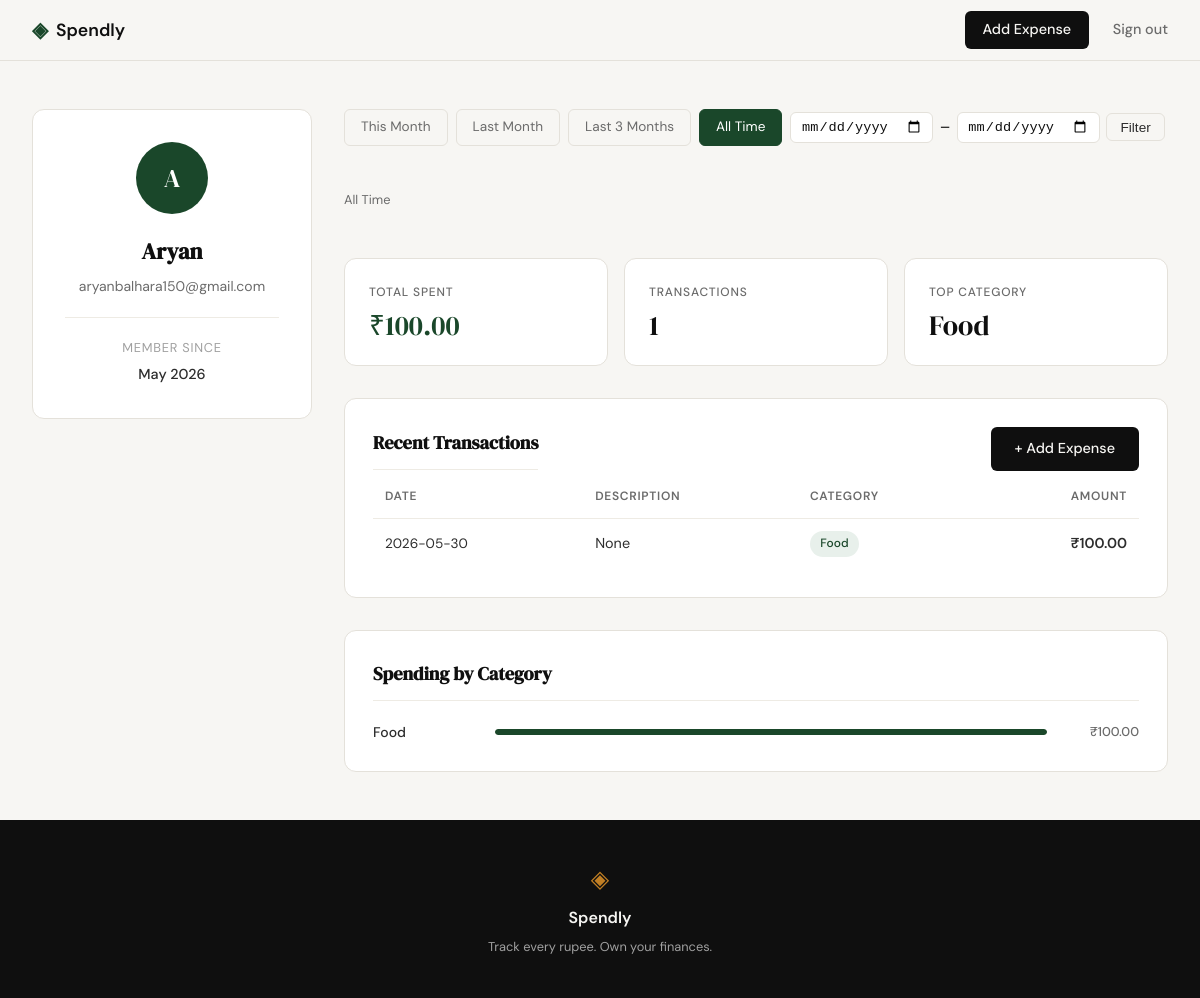
The app's page /profile (signed in) with its own data.
### tables this page shows
CREATE TABLE users (
            id            INTEGER PRIMARY KEY AUTOINCREMENT,
            name          TEXT NOT NULL,
            email         TEXT NOT NULL UNIQUE,
            password_hash TEXT NOT NULL,
            created_at    TEXT NOT NULL DEFAULT (datetime('now'))
        );

CREATE TABLE expenses (
            id          INTEGER PRIMARY KEY AUTOINCREMENT,
            user_id     INTEGER NOT NULL REFERENCES users(id),
            amount      REAL NOT NULL,
            category    TEXT NOT NULL,
            date        TEXT NOT NULL,
            description TEXT,
            created_at  TEXT NOT NULL DEFAULT (datetime('now'))
        );

### app.py (the view)
@app.route("/profile")
def profile():
    if not session.get("user_id"):
        return redirect(url_for("login"))
    user_row = get_user_by_id(session["user_id"])
    if user_row is None:
        abort(404)
    words = user_row["name"].split()
    initials = "".join(w[0].upper() for w in words[:2])
    dt = datetime.strptime(user_row["created_at"][:10], "%Y-%m-%d")
    member_since = dt.strftime("%B %Y")
    user = {
        "name": user_row["name"],
        "email": user_row["email"],
        "member_since": member_since,
        "initials": initials,
    }
    preset, start_date, end_date, filter_label = _resolve_date_range(
        request.args.get("preset", "all-time"),
        request.args.get("start", ""),
        request.args.get("end", ""),
    )
    stats        = get_expense_stats(session["user_id"], start_date, end_date)
    transactions = get_recent_transactions(session["user_id"], start_date=start_date, end_date=end_date)
    categories   = get_category_breakdown(session["user_id"], start_date, end_date)
    return render_template("profile.html", user=user, stats=stats,
                           transactions=transactions, categories=categories,
                           active_preset=preset, start_date=start_date,
                           end_date=end_date, filter_label=filter_label)

### app.py (called while the page is built, shortened)
def _resolve_date_range(preset, start_str="", end_str=""):
    today = date.today()
    if preset == "this-month":
        start = today.replace(day=1).isoformat()
        end = today.isoformat()
        label = today.strftime("%B %Y")
    elif preset == "last-month":
        last_prev = today.replace(day=1) - timedelta(days=1)
        start = last_prev.replace(day=1).isoformat()
        end = last_prev.isoformat()
        label = last_prev.strftime("%B %Y")
    elif preset == "last-3-months":
        three_months_ago = today - timedelta(days=90)
        start = three_months_ago.isoformat()
        end = today.isoformat()
        label = f"{three_months_ago.strftime('%d %b')} – {today.strftime('%d %b %Y')}"
    else:
        preset, start, end, label = "all-time", None, None, "All Time"
    return preset, start, end, label

### database/db.py (called while the page is built)
def get_db():
    conn = sqlite3.connect(DB_PATH)
    conn.row_factory = sqlite3.Row
    conn.execute("PRAGMA foreign_keys = ON")
    return conn

def get_user_by_id(user_id):
    conn = get_db()
    user = conn.execute(
        "SELECT * FROM users WHERE id = ?", (user_id,)
    ).fetchone()
    conn.close()
    return user

def get_expense_stats(user_id, start_date=None, end_date=None):
    conn = get_db()
    date_clause = ""
    p1 = [user_id]
    if start_date and end_date:
        date_clause = " AND date BETWEEN ? AND ?"
        p1 += [start_date, end_date]
    row = conn.execute(
        "SELECT SUM(amount) AS total, COUNT(*) AS cnt FROM expenses WHERE user_id = ?" + date_clause,
        p1
    ).fetchone()
    top = conn.execute(
        "SELECT category, SUM(amount) AS s FROM expenses"
        " WHERE user_id = ?" + date_clause + " GROUP BY category ORDER BY s DESC LIMIT 1",
        p1
    ).fetchone()
    conn.close()
    total = row["total"] or 0.0
    return {
        "total_spent": f"₹{total:,.2f}",
        "transaction_count": row["cnt"],
        "top_category": top["category"] if top else "—",
    }

### templates/profile.html (shortened to what this page needs)
{% extends "base.html" %}
{% block head %}
<link rel="stylesheet" href="{{ url_for('static', filename='css/profile.css') }}">
{% endblock %}
{% block content %}
<section class="profile-section">
    <div class="profile-layout">
        <aside class="info-card">
            <div class="avatar">{{ user.initials }}</div>
            <h1 class="info-name">{{ user.name }}</h1>
            <p class="info-email">{{ user.email }}</p>
            <hr class="info-divider">
            <p class="info-meta">Member since</p>
            <p class="info-value">{{ user.member_since }}</p>
        </aside>
        <div class="profile-right">
            <div class="filter-bar">
                <a href="{{ url_for('profile', preset='this-month') }}"
                   class="filter-btn {% if active_preset == 'this-month' %}filter-btn--active{% endif %}">This Month</a>
                <a href="{{ url_for('profile', preset='last-month') }}"
                   class="filter-btn {% if active_preset == 'last-month' %}filter-btn--active{% endif %}">Last Month</a>
                <a href="{{ url_for('profile', preset='last-3-months') }}"
                   class="filter-btn {% if active_preset == 'last-3-months' %}filter-btn--active{% endif %}">Last 3 Months</a>
                <a href="{{ url_for('profile', preset='all-time') }}"
                   class="filter-btn {% if active_preset == 'all-time' %}filter-btn--active{% endif %}">All Time</a>
                <form class="filter-custom" method="get" action="{{ url_for('profile') }}">
                    <input type="date" name="start" value="{{ start_date or '' }}">
                    <span>–</span>
                    <input type="date" name="end" value="{{ end_date or '' }}">
                    <button type="submit" class="btn-ghost filter-submit">Filter</button>
                </form>
            </div>
            <p class="filter-label">{{ filter_label }}</p>
            <div class="stat-grid">
                <div class="stat-tile">
                    <p class="stat-label">Total Spent</p>
                    <p class="stat-value stat-value--accent">{{ stats.total_spent }}</p>
                </div>
                <div class="stat-tile">
                    <p class="stat-label">Transactions</p>
                    <p class="stat-value">{{ stats.transaction_count }}</p>
                </div>
                <div class="stat-tile">
                    <p class="stat-label">Top Category</p>
                    <p class="stat-value">{{ stats.top_category }}</p>
                </div>
            </div>
            <div class="section-card">
                <div class="section-header">
                    <h2 class="section-title">Recent Transactions</h2>
                    <a href="{{ url_for('add_expense') }}" class="btn-primary">+ Add Expense</a>
                </div>
                <table class="tx-table">
                    <thead>
                        <tr>
                            <th>Date</th>
                            <th>Description</th>
                            <th>Category</th>
                            <th>Amount</th>
                        </tr>
                    </thead>
                    <tbody>
                        {% for tx in transactions %}
                        <tr>
                            <td class="tx-date">{{ tx.date }}</td>
                            <td>{{ tx.description }}</td>
                            <td>
                                <span class="badge badge--{{ tx.category | lower }}">
                                    {{ tx.category }}
                                </span>
                            </td>
                            <td class="tx-amount">{{ tx.amount }}</td>
                        </tr>
                        {% endfor %}
                    </tbody>
                </table>
            </div>
            <div class="section-card">
                <h2 class="section-title">Spending by Category</h2>
                <div class="category-list">
                    {% for cat in categories %}
                    <div class="category-row">
                        <span class="category-name">{{ cat.name }}</span>
                        <div class="progress-track">
                            <div class="progress-fill" style="width: {{ cat.pct }}%"></div>
                        </div>
                        <span class="category-amount">{{ cat.amount }}</span>
                    </div>
                    {% endfor %}
                </div>
            </div>
        </div>
    </div>
</section>
{% endblock %}

### static/css/style.css (style rules this page uses)
:root { --ink: #0f0f0f; --ink-soft: #2d2d2d; --ink-muted: #6b6b6b; --ink-faint: #a0a0a0; --paper: #f7f6f3; --paper-warm: #f0ede6; --paper-card: #ffffff; --accent: #1a472a; --accent-light: #e8f0eb; --accent-2: #c17f24; --accent-2-light: #fdf3e3; --danger: #c0392b; --danger-light: #fdecea; --border: #e4e1da; --border-soft: #eeebe4; --font-display: 'DM Serif Display', Georgia, serif; --font-body: 'DM Sans', system-ui, sans-serif; --max-width: 1200px; --auth-width: 440px; --radius-sm: 6px; --radius-md: 12px; --radius-lg: 20px; }
*, *::before, *::after { box-sizing: border-box; margin: 0; padding: 0; }
html { font-size: 16px; scroll-behavior: smooth; }
body { background: var(--paper); color: var(--ink); font-family: var(--font-body); font-size: 1rem; line-height: 1.6; -webkit-font-smoothing: antialiased; }
a { color: inherit; text-decoration: none; }
.btn-primary { display: inline-block; background: var(--ink); color: var(--paper); padding: 0.65rem 1.5rem; border-radius: var(--radius-sm); font-family: var(--font-body); font-size: 0.9rem; font-weight: 500; cursor: pointer; border: none; transition: background 0.2s; text-decoration: none; }
.btn-ghost { display: inline-block; background: transparent; color: var(--ink-soft); padding: 0.65rem 1.5rem; border-radius: var(--radius-sm); font-size: 0.9rem; font-weight: 500; border: 1px solid var(--border); transition: all 0.2s; text-decoration: none; }
.filter-bar { display: flex; flex-wrap: wrap; align-items: center; gap: 0.5rem; margin-bottom: 0.75rem; }
.filter-btn { padding: 0.4rem 1rem; border: 1px solid var(--border); border-radius: var(--radius-sm); color: var(--ink-muted); text-decoration: none; font-size: 0.85rem; transition: 0.2s; }
.filter-btn--active { background: var(--accent); color: var(--paper-card); border-color: var(--accent); }
.filter-custom { display: flex; align-items: center; gap: 0.4rem; }
.filter-custom input[type="date"] { border: 1px solid var(--border); border-radius: var(--radius-sm); padding: 0.35rem 0.6rem; font-size: 0.85rem; color: var(--ink); background: var(--paper-card); }
.filter-submit { padding: 0.35rem 0.85rem; font-size: 0.85rem; }
.filter-label { font-size: 0.8rem; color: var(--ink-muted); margin-bottom: 1rem; }
.section-header { display: flex; align-items: center; justify-content: space-between; margin-bottom: 1rem; }
.section-header .section-title { margin-bottom: 0; }

### records on screen
users: name "Aryan", email "aryanbalhara150@gmail.com"
expenses: top_category "Food", date "2026-05-30", description "None", category "Food", amount "₹100.00"

### other values on screen
{{ user.initials }} "A"
{{ user.member_since }} "May 2026"
{{ filter_label }} "All Time"
{{ stats.total_spent }} "₹100.00"
{{ stats.transaction_count }} "1"
{{ cat.name }} "Food"
{{ cat.amount }} "₹100.00"
